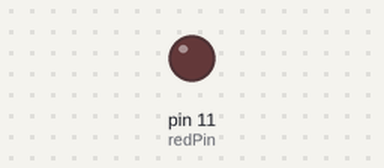
A sketch run on a simulated Arduino Uno, built with avr-gcc and run on an emulated ATmega328P. Parts: output pins drawn as LEDs (lit = HIGH).

Above: at 0.05 s.
At 1.05 s:
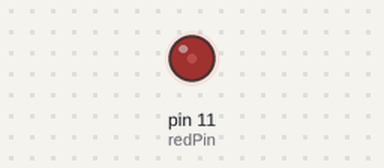
At 1.9 s:
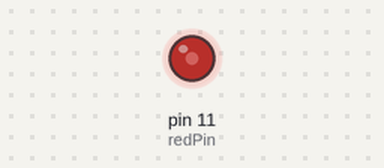
At 3.75 s:
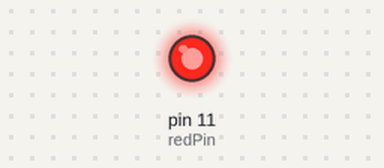
Timing chart, 0 to 8.6 s (numbered marks = the images above):
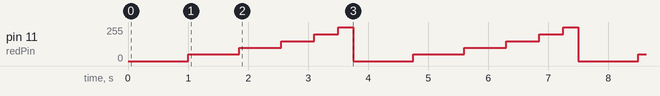

The sketch:

07-Understanding-Analog-Write.ino
```cpp
/*

Homework 07 — Testing PWM with an led.

Change brightness on a delay with an LED.

*/

int redPin = 11;
int brightnesses[] = {0,50,100,150,200,255};
int delayTime = 1000;
int delayDecr = 150;


void setup() {
  pinMode(redPin, OUTPUT);
}

void loop() {
  delayTime = 1000;
  for(int brightness : brightnesses){
    analogWrite(redPin,brightness);
    delay(delayTime);
    delayTime -= delayDecr;
  }
}
```

Measured:
- by itself, pin 11 (redPin): repeats every 3.8 s: 100/255 0.70 s, 150/255 0.55 s, 200/255 0.40 s, 255/255 0.25 s, 0/255 1.0 s, 50/255 0.85 s
